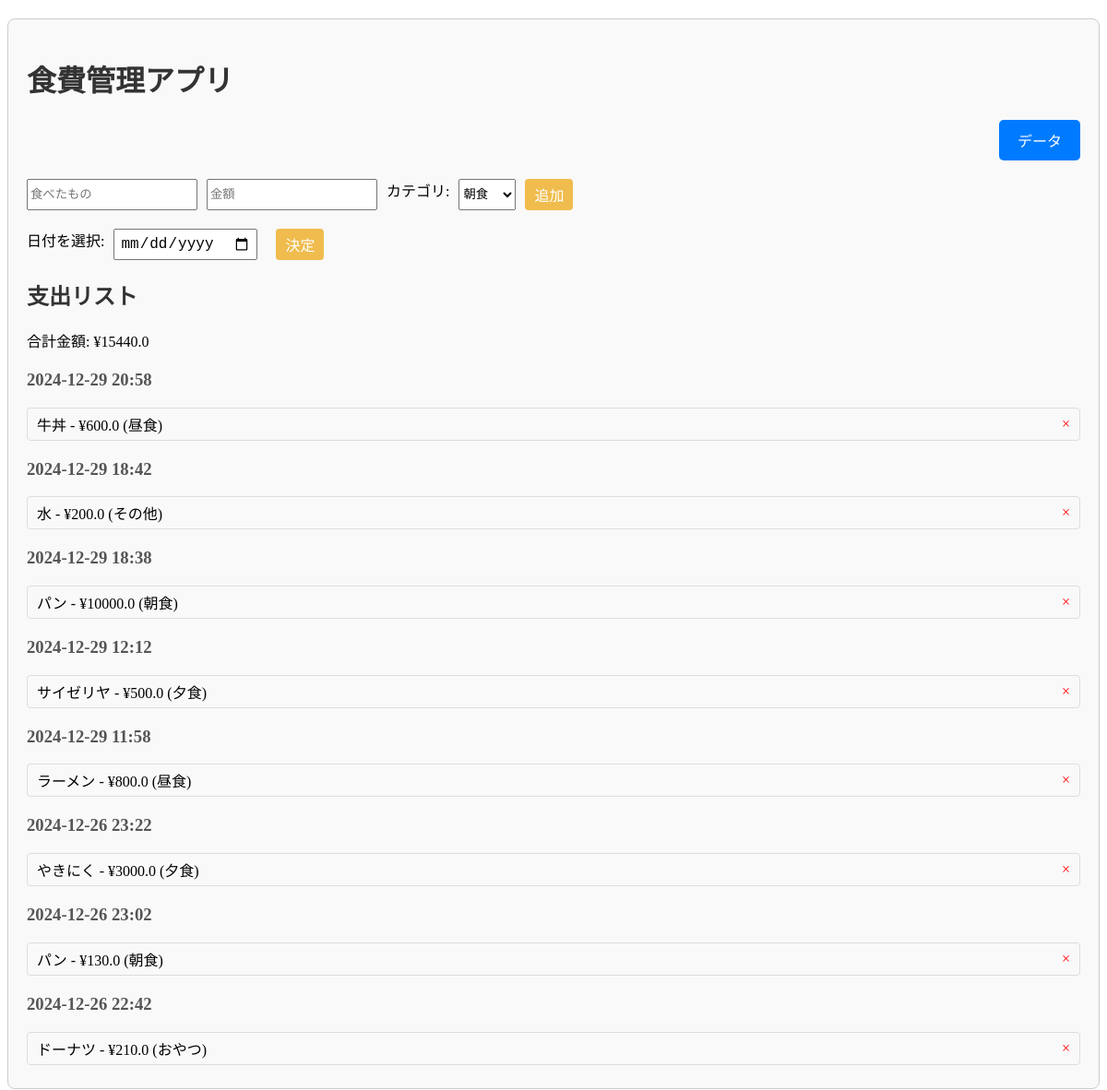
Before: / with the older database file.
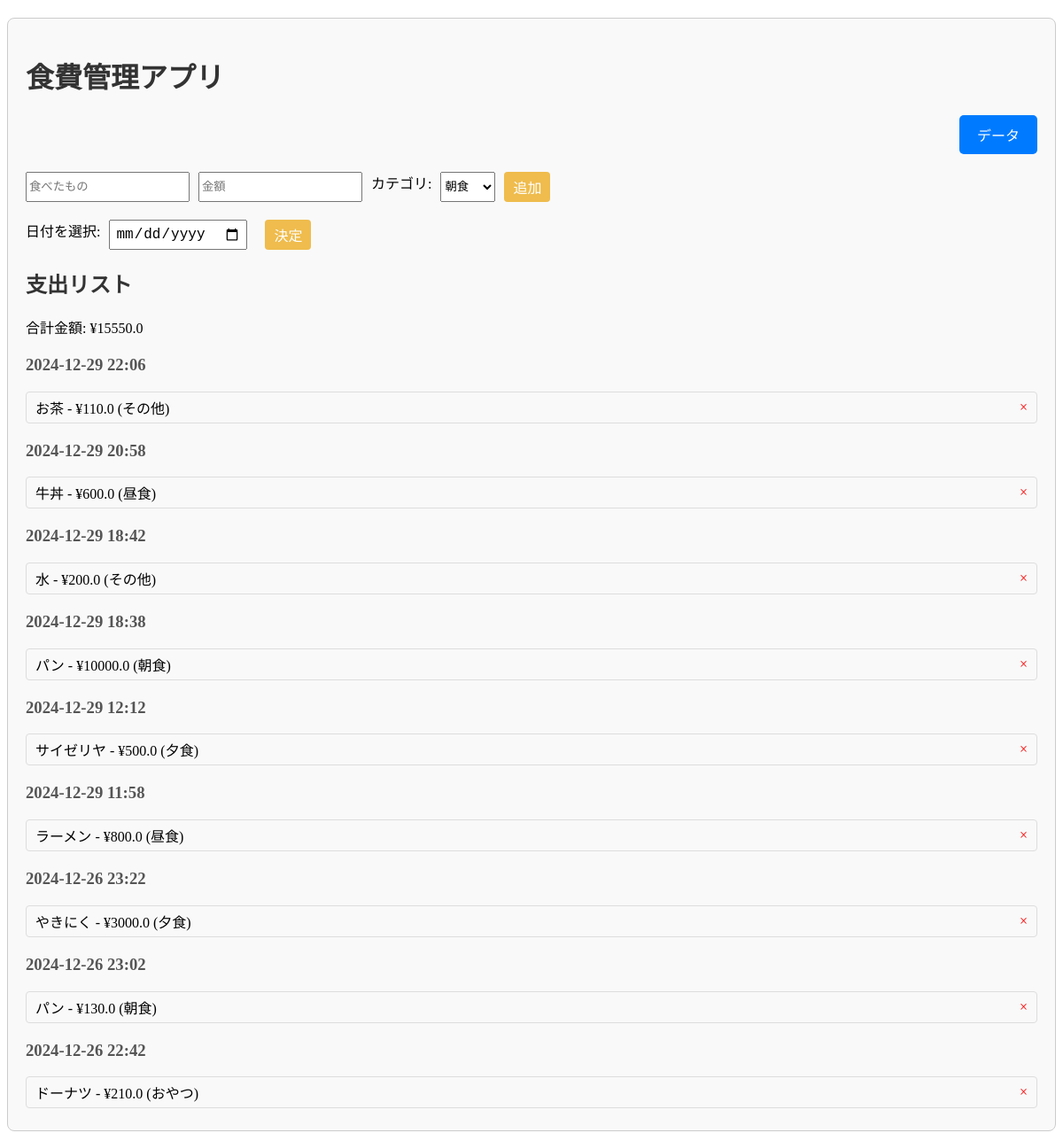
After: the same page with the newer database file.
### tables this page shows
CREATE TABLE expenses (
                id INTEGER PRIMARY KEY AUTOINCREMENT,
                name TEXT NOT NULL,
                amount REAL NOT NULL,
                category TEXT,
                date TEXT DEFAULT CURRENT_TIMESTAMP
            );

### app.py (the view)
@app.route('/')
def index():
    selected_date = request.args.get('date')
    with sqlite3.connect(DATABASE) as conn:
        cursor = conn.cursor()
        if selected_date:
            cursor.execute('''
                select date, id, name, amount, category
                from expenses
                where date(date) = ?
                order by date DESC, id ASC
            ''', (selected_date,))
        else:
            cursor.execute('''
                select date, id, name, amount, category
                from expenses
                order by date DESC, id ASC
            ''')
        all_expenses = cursor.fetchall()
        if selected_date:
            cursor.execute('select sum(amount) from expenses where date(date) = ?', (selected_date,))
        else:
            cursor.execute('select sum(amount) from expenses')
        total_amount = cursor.fetchone()[0] or 0
    expenses_by_date = {}
    for expense in all_expenses:
        date, expense_id, name, amount, category = expense
        utc_date = datetime.strptime(date, "%Y-%m-%d %H:%M:%S")
        utc_date = pytz.utc.localize(utc_date)
        japan = pytz.timezone('Asia/Tokyo')
        jp_date = utc_date.astimezone(japan).strftime('%Y-%m-%d %H:%M')
        if jp_date not in expenses_by_date:
            expenses_by_date[jp_date] = []
        expenses_by_date[jp_date].append({
            'id': expense_id,
            'name': name,
            'amount': float(amount),
            'category': category
        })
    return render_template('index.html', expenses_by_date=expenses_by_date,
                           total_amount=total_amount, selected_date=selected_date)

### templates/index.html (shortened to what this page needs)
{% extends 'layout.html' %}
{% block content %}
<h1>食費管理アプリ</h1>
<div class="analysis-button-container">
    <a href="{{ url_for('analysis') }}" class="analysis-button">データ</a>
</div>
<form action="{{ url_for('add') }}" method="post">
    <input type="text" name="name" placeholder="食べたもの" required>
    <input type="number" step="1" name="amount" placeholder="金額" required>
    <label for="category">カテゴリ:</label>
    <select name="category" id="category" required>
        <option value="朝食">朝食</option>
    </select>
    <button type="submit">追加</button>
</form>
<form action="{{ url_for('index') }}" method="get" style="margin-top: 20px;">
    <label for="date">日付を選択:</label>
    <input type="date" id="date" name="date" value="{{ selected_date }}">
    <button type="submit">決定</button>
</form>
<h2>支出リスト</h2>
<div class="expenses_container">
    {% if not expenses_by_date %}
    <p>指定した日付の支出はありません。</p>
    {% else %}
    <div class="total_amount">
        合計金額: ¥{{ total_amount }}
    </div>
    {% for date, expenses in expenses_by_date.items() %}
    <h3>{{ date }}</h3>
    <ul>
        {% for expense in expenses %}
        <li>
            {{ expense.name }} - ¥{{ expense.amount }} ({{ expense.category or "カテゴリ未設定" }})
            <a href="{{ url_for('delete', expense_id=expense.id) }}">×</a>
        </li>
        {% endfor %}
    </ul>
    {% endfor %}
    {% endif %}
</div>
{% endblock %}

### templates/layout.html (shortened to what this page needs)
<!DOCTYPE html>
<html lang="en">
<head>
    <link rel="stylesheet" href="{{ url_for('static', filename='style.css') }}">
</head>
<body>
    <div class="container">
        {% block content %}{% endblock %}
    </div>
</body>
</html>

### static/style.css (style rules this page uses)
h1, h2, h3 { color: #333; }
h3 { margin-top: 20px; color: #555; }
button { padding: 5px 10px; font-size: 16px; background-color: #efbc4d; color: white; border: none; border-radius: 4px; cursor: pointer; }
form { display: flex; gap: 10px; margin-bottom: 20px; }
input[type="date"] { padding: 5px; font-size: 16px; margin-right: 10px; }
ul { list-style: none; padding: 0; margin: 0; }
ul li { margin: 5px 0; padding: 5px 10px; border: 1px solid #ddd; border-radius: 4px; display: flex; justify-content: space-between; align-items: center; }
ul li a { color: red; text-decoration: none; margin-left: 10px; }
.container { margin: 20px 0; padding: 20px; border: 1px solid #ccc; border-radius: 8px; background-color: #f9f9f9; }
.analysis-button-container { text-align: right; margin-bottom: 20px; }
.analysis-button { display: inline-block; padding: 10px 20px; font-size: 16px; color: white; background-color: #007bff; text-decoration: none; border-radius: 5px; transition: background-color 0.3s ease; }

Changed rows visible on the page:
added expenses: name "お茶", amount "110.0", category "その他", shown under "2024-12-29 22:06"
Other visible differences:
{{ total_amount }}: "15440.0" → "15550.0"
new list line: "2024-12-29 22:06"
